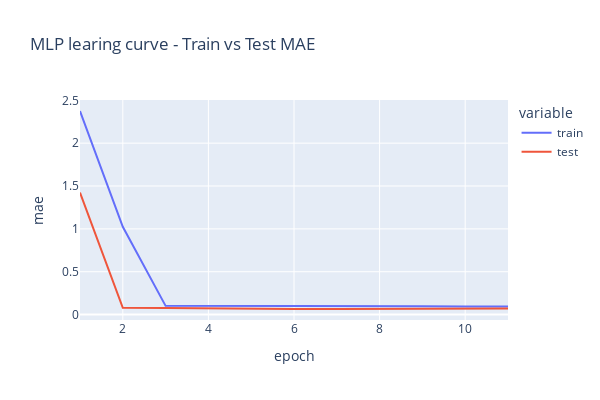

Notebook code cell kept with this figure:
### Code cell
# plot mlp learnig curve
title='MLP learing curve - Train vs Test MAE'
mlp_learnig_curve_plot(history,title).show()

### Figure 1 — Plotly figure (JSON) as saved in the notebook; plotly's stock layout.template omitted (floating-point values rounded to 4 significant figures)
{"data": [{"hovertemplate": "variable=train<br>epoch=%{x}<br>mae=%{y}<extra></extra>", "legendgroup": "train", "line": {"color": "#636efa", "dash": "solid"}, "marker": {"symbol": "circle"}, "mode": "lines", "name": "train", "orientation": "v", "showlegend": true, "type": "scatter", "x": [1, 2, 3, 4, 5, 6, 7, 8, 9, 10, 11], "xaxis": "x", "y": [2.375, 1.024, 0.1017, 0.1021, 0.1007, 0.0996, 0.0986, 0.09751, 0.09622, 0.09471, 0.09304], "yaxis": "y"}, {"hovertemplate": "variable=test<br>epoch=%{x}<br>mae=%{y}<extra></extra>", "legendgroup": "test", "line": {"color": "#EF553B", "dash": "solid"}, "marker": {"symbol": "circle"}, "mode": "lines", "name": "test", "orientation": "v", "showlegend": true, "type": "scatter", "x": [1, 2, 3, 4, 5, 6, 7, 8, 9, 10, 11], "xaxis": "x", "y": [1.424, 0.07946, 0.07635, 0.07021, 0.06685, 0.06553, 0.06522, 0.06569, 0.06713, 0.06874, 0.07053], "yaxis": "y"}], "layout": {"height": 400, "legend": {"title": {"text": "variable"}, "tracegroupgap": 0}, "title": {"text": "MLP learing curve - Train vs Test MAE"}, "width": 600, "xaxis": {"anchor": "y", "autorange": true, "domain": [0, 1], "range": [1, 11], "title": {"text": "epoch"}, "type": "linear"}, "yaxis": {"anchor": "x", "autorange": true, "domain": [0, 1], "nticks": 10, "range": [-0.06311, 2.503], "title": {"text": "mae"}, "type": "linear"}}}
